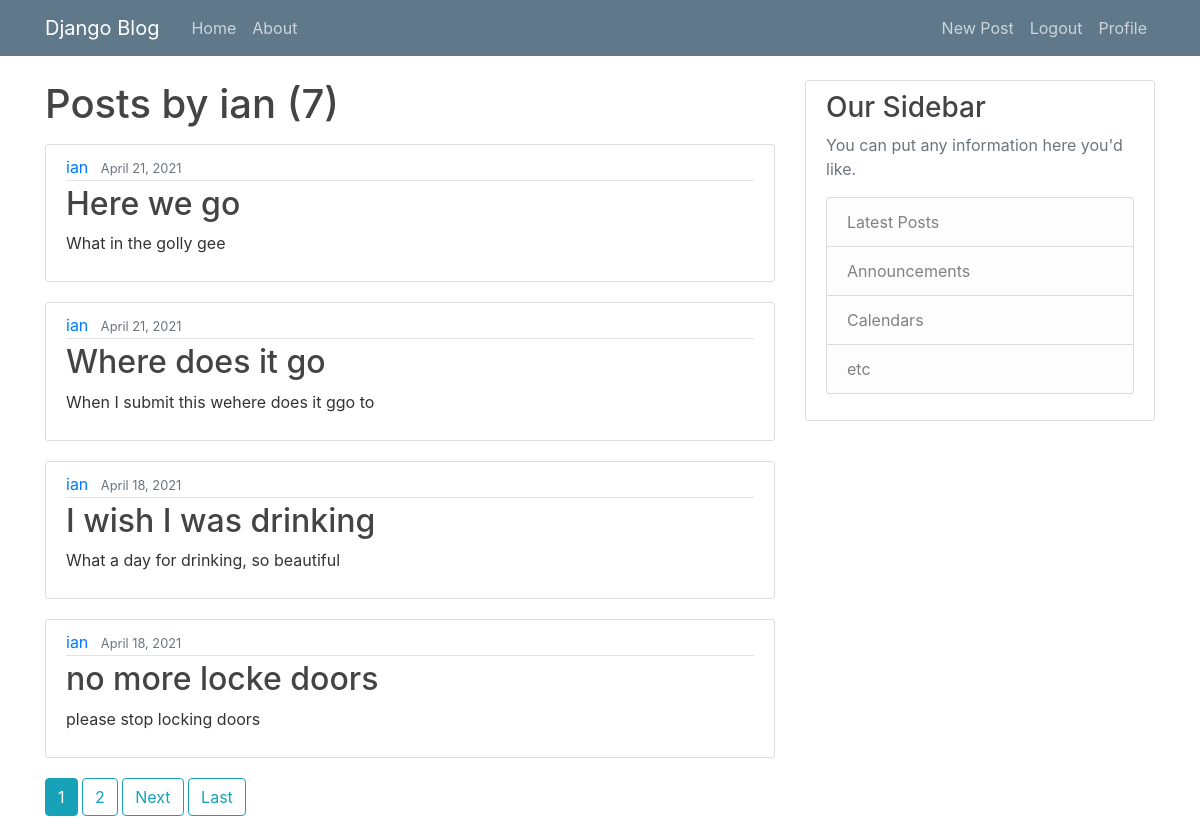
/user/ian (signed in), run on the app's committed database.
### blog/models.py (models this page shows, shortened)
class Post(models.Model):
    title = models.CharField(max_length=100)
    content = models.TextField()
    date_posted = models.DateTimeField(default=timezone.now)
    author = models.ForeignKey(User, on_delete=models.CASCADE)

### blog/views.py (the view)
# urls.py: path('user/<str:username>', UserPostListView.as_view(), name='user-posts'),
class UserPostListView(ListView):
    model = Post
    template_name = 'blog/user_posts.html'
    context_object_name = 'posts'
    paginate_by = 4
    def get_queryset(self):
        user = get_object_or_404(User, username=self.kwargs.get('username'))
        return Post.objects.filter(author=user).order_by('-date_posted')

### blog/templates/blog/user_posts.html (shortened to what this page needs)
{% extends "blog/base.html" %}
{% block content %}
    <h1 class='mb-3'> Posts by {{ view.kwargs.username }} ({{ page_obj.paginator.count }})</h1>
    {% for post in posts %}
        <article class="media content-section">
        <div class="media-body">
            <div class="article-metadata">
            <a class="mr-2" href="{% url 'user-posts' post.author.username %}">{{ post.author }}</a>
            <small class="text-muted">{{ post.date_posted|date:"F d, Y" }}</small>
            </div>
            <h2><a class="article-title" href="{% url 'post-detail' post.id %}">{{ post.title }}</a></h2>
            <p class="article-content">{{ post.content }}</p>
        </div>
        </article>
    {% endfor %}
    {% if is_paginated %}
      {% for num in page_obj.paginator.page_range %}
        {% if page_obj.number == num %}
          <a class='btn btn-info mb-4' href="?page={{ num }}">{{ num }}</a>
        {% elif num > page_obj.number|add:'-3' and num < page_obj.number|add:'3' %}
          <a class='btn btn-outline-info mb-4' href="?page={{ num }}">{{ num }}</a>
        {% endif %}
      {% endfor %}
      {%if page_obj.has_next %}
        <a class='btn btn-outline-info mb-4' href="?page={{ page_obj.nex_page_number }}">Next</a>
        <a class='btn btn-outline-info mb-4' href="?page={{ page_obj.paginator.num_pages }}">Last</a>
      {% endif %}
    {% endif %}
{% endblock content %}

### blog/static/blog/main.css (style rules this page uses)
body { background: fafafa; color: #333333; margin-top: 5rem; }
h1, h2, h3, h4, h5, h6 { color: #444444; }
.content-section { background: #ffffff; padding: 10px 20px; border: 1px solid #dddddd; border-radius: 3px; margin-bottom: 20px; }
.article-title { color: #444444; }
.article-content { white-space: pre-line; }
.article-metadata { padding-bottom: 1px; margin-bottom: 4px; border-bottom: 1px solid #e3e3e3 }

### data on the page
Post: author "ian", date_posted "April 21, 2021", title "Here we go", content "What in the golly gee"
Post: author "ian", date_posted "April 21, 2021", title "Where does it go", content "When I submit this wehere does it ggo to"
Post: author "ian", date_posted "April 18, 2021", title "I wish I was drinking", content "What a day for drinking, so beautiful"
Post: author "ian", date_posted "April 18, 2021", title "no more locke doors", content "please stop locking doors"

### other printed values
{{ view.kwargs.username }} "ian"
{{ page_obj.paginator.count }} "7"
{{ num }} "1"
{{ num }} "2"
